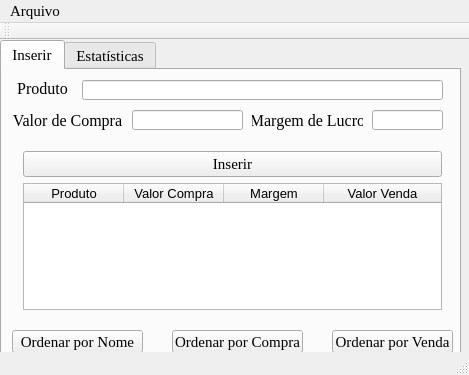
<?xml version="1.0" encoding="UTF-8"?>
<ui version="4.0">
 <class>MainWindow</class>
 <widget class="QMainWindow" name="MainWindow">
  <property name="geometry">
   <rect>
    <x>0</x>
    <y>0</y>
    <width>469</width>
    <height>375</height>
   </rect>
  </property>
  <property name="font">
   <font>
    <family>Times New Roman</family>
    <pointsize>11</pointsize>
    <weight>50</weight>
    <bold>false</bold>
    <kerning>true</kerning>
   </font>
  </property>
  <property name="tabletTracking">
   <bool>false</bool>
  </property>
  <property name="windowTitle">
   <string>Cadastro e Venda</string>
  </property>
  <property name="layoutDirection">
   <enum>Qt::LeftToRight</enum>
  </property>
  <property name="autoFillBackground">
   <bool>true</bool>
  </property>
  <widget class="QWidget" name="centralWidget">
   <widget class="QTabWidget" name="tabWidget">
    <property name="geometry">
     <rect>
      <x>0</x>
      <y>0</y>
      <width>461</width>
      <height>321</height>
     </rect>
    </property>
    <property name="currentIndex">
     <number>0</number>
    </property>
    <widget class="QWidget" name="tab">
     <attribute name="title">
      <string>Inserir</string>
     </attribute>
     <widget class="QLabel" name="label_produto">
      <property name="geometry">
       <rect>
        <x>10</x>
        <y>10</y>
        <width>61</width>
        <height>16</height>
       </rect>
      </property>
      <property name="font">
       <font>
        <pointsize>12</pointsize>
       </font>
      </property>
      <property name="text">
       <string>Produto</string>
      </property>
      <property name="alignment">
       <set>Qt::AlignCenter</set>
      </property>
     </widget>
     <widget class="QLabel" name="lbl_preco">
      <property name="geometry">
       <rect>
        <x>10</x>
        <y>40</y>
        <width>111</width>
        <height>21</height>
       </rect>
      </property>
      <property name="font">
       <font>
        <pointsize>12</pointsize>
       </font>
      </property>
      <property name="text">
       <string>Valor de Compra</string>
      </property>
      <property name="alignment">
       <set>Qt::AlignCenter</set>
      </property>
     </widget>
     <widget class="QLineEdit" name="le_produto">
      <property name="geometry">
       <rect>
        <x>80</x>
        <y>10</y>
        <width>361</width>
        <height>20</height>
       </rect>
      </property>
     </widget>
     <widget class="QLineEdit" name="le_preco">
      <property name="geometry">
       <rect>
        <x>130</x>
        <y>40</y>
        <width>111</width>
        <height>20</height>
       </rect>
      </property>
     </widget>
     <widget class="QLabel" name="lb_mgl">
      <property name="geometry">
       <rect>
        <x>250</x>
        <y>40</y>
        <width>111</width>
        <height>21</height>
       </rect>
      </property>
      <property name="font">
       <font>
        <pointsize>12</pointsize>
       </font>
      </property>
      <property name="text">
       <string>Margem de Lucro</string>
      </property>
      <property name="alignment">
       <set>Qt::AlignCenter</set>
      </property>
     </widget>
     <widget class="QLineEdit" name="ln_mgl">
      <property name="geometry">
       <rect>
        <x>370</x>
        <y>40</y>
        <width>71</width>
        <height>20</height>
       </rect>
      </property>
     </widget>
     <widget class="QWidget" name="layoutWidget">
      <property name="geometry">
       <rect>
        <x>10</x>
        <y>70</y>
        <width>441</width>
        <height>181</height>
       </rect>
      </property>
      <layout class="QVBoxLayout" name="verticalLayout">
       <item>
        <widget class="QPushButton" name="btn_inseri">
         <property name="text">
          <string>Inserir</string>
         </property>
        </widget>
       </item>
       <item>
        <widget class="QTableWidget" name="tbl_data">
         <property name="minimumSize">
          <size>
           <width>401</width>
           <height>0</height>
          </size>
         </property>
         <property name="sortingEnabled">
          <bool>false</bool>
         </property>
         <property name="wordWrap">
          <bool>true</bool>
         </property>
         <property name="columnCount">
          <number>4</number>
         </property>
         <attribute name="horizontalHeaderCascadingSectionResizes">
          <bool>false</bool>
         </attribute>
         <attribute name="horizontalHeaderStretchLastSection">
          <bool>true</bool>
         </attribute>
         <attribute name="verticalHeaderShowSortIndicator" stdset="0">
          <bool>false</bool>
         </attribute>
         <column>
          <property name="text">
           <string>Produto</string>
          </property>
          <property name="font">
           <font>
            <pointsize>10</pointsize>
           </font>
          </property>
          <property name="textAlignment">
           <set>AlignCenter</set>
          </property>
         </column>
         <column>
          <property name="text">
           <string>Valor Compra</string>
          </property>
          <property name="font">
           <font>
            <pointsize>10</pointsize>
           </font>
          </property>
          <property name="textAlignment">
           <set>AlignCenter</set>
          </property>
         </column>
         <column>
          <property name="text">
           <string>Margem</string>
          </property>
          <property name="font">
           <font>
            <pointsize>10</pointsize>
           </font>
          </property>
          <property name="textAlignment">
           <set>AlignCenter</set>
          </property>
         </column>
         <column>
          <property name="text">
           <string>Valor Venda</string>
          </property>
          <property name="font">
           <font>
            <pointsize>10</pointsize>
           </font>
          </property>
          <property name="textAlignment">
           <set>AlignCenter</set>
          </property>
         </column>
        </widget>
       </item>
      </layout>
     </widget>
     <widget class="QPushButton" name="btn_nome">
      <property name="geometry">
       <rect>
        <x>10</x>
        <y>260</y>
        <width>131</width>
        <height>23</height>
       </rect>
      </property>
      <property name="text">
       <string>Ordenar por Nome</string>
      </property>
     </widget>
     <widget class="QPushButton" name="btn_compra">
      <property name="geometry">
       <rect>
        <x>170</x>
        <y>260</y>
        <width>131</width>
        <height>23</height>
       </rect>
      </property>
      <property name="text">
       <string>Ordenar por Compra</string>
      </property>
     </widget>
     <widget class="QPushButton" name="btn_venda">
      <property name="geometry">
       <rect>
        <x>330</x>
        <y>260</y>
        <width>121</width>
        <height>23</height>
       </rect>
      </property>
      <property name="text">
       <string>Ordenar por Venda</string>
      </property>
     </widget>
    </widget>
    <widget class="QWidget" name="tab_2">
     <attribute name="title">
      <string>Estatísticas</string>
     </attribute>
     <widget class="QGroupBox" name="groupBox">
      <property name="geometry">
       <rect>
        <x>0</x>
        <y>0</y>
        <width>451</width>
        <height>81</height>
       </rect>
      </property>
      <property name="title">
       <string>Média de Preço do Estoque</string>
      </property>
      <widget class="QLabel" name="lbl_mdia">
       <property name="geometry">
        <rect>
         <x>130</x>
         <y>20</y>
         <width>161</width>
         <height>41</height>
        </rect>
       </property>
       <property name="font">
        <font>
         <family>Verdana</family>
         <pointsize>25</pointsize>
        </font>
       </property>
       <property name="text">
        <string/>
       </property>
      </widget>
     </widget>
     <widget class="QGroupBox" name="groupBox_2">
      <property name="geometry">
       <rect>
        <x>0</x>
        <y>100</y>
        <width>451</width>
        <height>81</height>
       </rect>
      </property>
      <property name="title">
       <string>Maior Preço</string>
      </property>
      <widget class="QLabel" name="lbl_maior">
       <property name="geometry">
        <rect>
         <x>130</x>
         <y>10</y>
         <width>161</width>
         <height>61</height>
        </rect>
       </property>
       <property name="font">
        <font>
         <family>Verdana</family>
         <pointsize>25</pointsize>
        </font>
       </property>
       <property name="text">
        <string/>
       </property>
      </widget>
     </widget>
     <widget class="QGroupBox" name="groupBox_3">
      <property name="geometry">
       <rect>
        <x>0</x>
        <y>200</y>
        <width>451</width>
        <height>80</height>
       </rect>
      </property>
      <property name="title">
       <string>Menor Preço</string>
      </property>
      <widget class="QLabel" name="lbl_menor">
       <property name="geometry">
        <rect>
         <x>130</x>
         <y>20</y>
         <width>161</width>
         <height>51</height>
        </rect>
       </property>
       <property name="font">
        <font>
         <family>Verdana</family>
         <pointsize>25</pointsize>
        </font>
       </property>
       <property name="text">
        <string/>
       </property>
      </widget>
     </widget>
    </widget>
   </widget>
  </widget>
  <widget class="QMenuBar" name="menuBar">
   <property name="geometry">
    <rect>
     <x>0</x>
     <y>0</y>
     <width>469</width>
     <height>21</height>
    </rect>
   </property>
   <widget class="QMenu" name="menuArquivo">
    <property name="title">
     <string>Arquivo</string>
    </property>
    <addaction name="actionSalva"/>
    <addaction name="actionCarregar"/>
   </widget>
   <addaction name="menuArquivo"/>
  </widget>
  <widget class="QToolBar" name="mainToolBar">
   <attribute name="toolBarArea">
    <enum>TopToolBarArea</enum>
   </attribute>
   <attribute name="toolBarBreak">
    <bool>false</bool>
   </attribute>
  </widget>
  <widget class="QStatusBar" name="statusBar"/>
  <action name="actionSalva">
   <property name="text">
    <string>Salvar</string>
   </property>
   <property name="shortcut">
    <string>Ctrl+S</string>
   </property>
  </action>
  <action name="actionCarregar">
   <property name="text">
    <string>Carregar</string>
   </property>
   <property name="shortcut">
    <string>Ctrl+L</string>
   </property>
  </action>
 </widget>
 <layoutdefault spacing="6" margin="11"/>
 <resources/>
 <connections/>
</ui>
